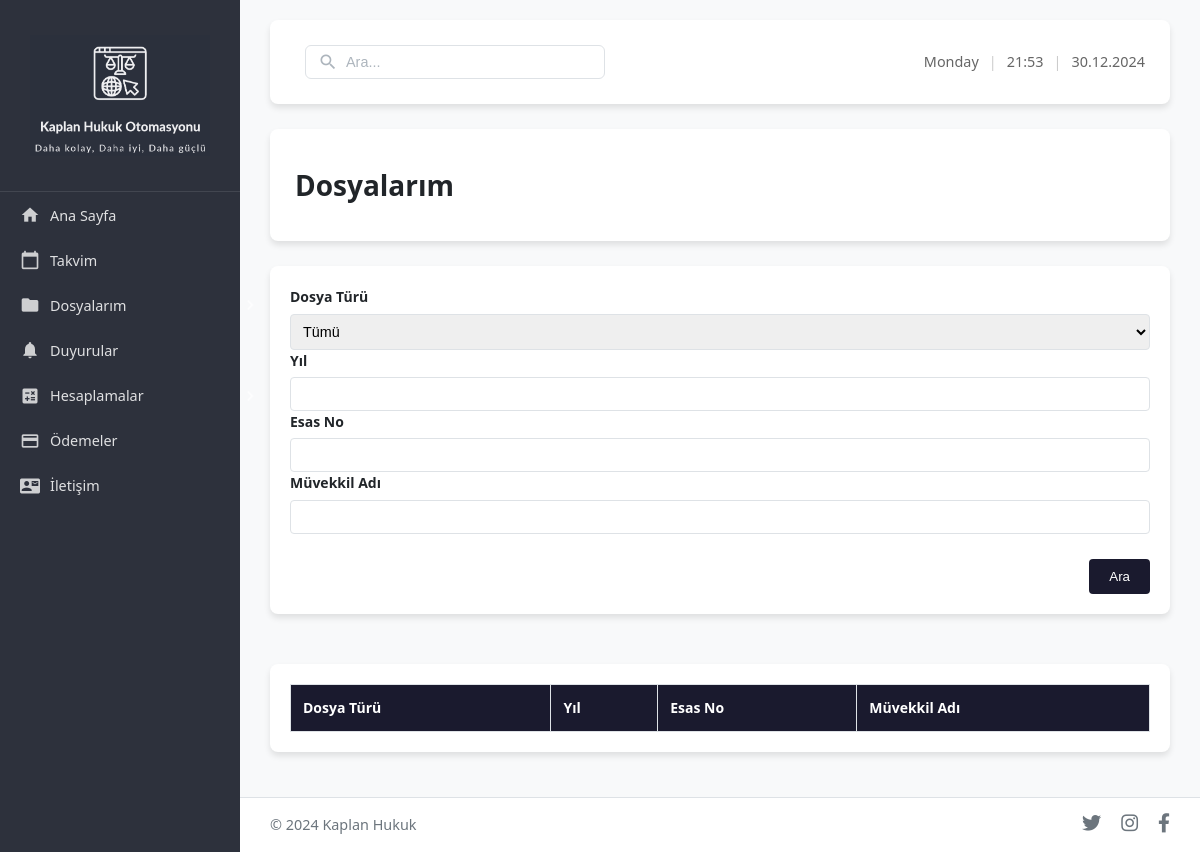
/dosyalarim, run on an earlier commit of the app's database.
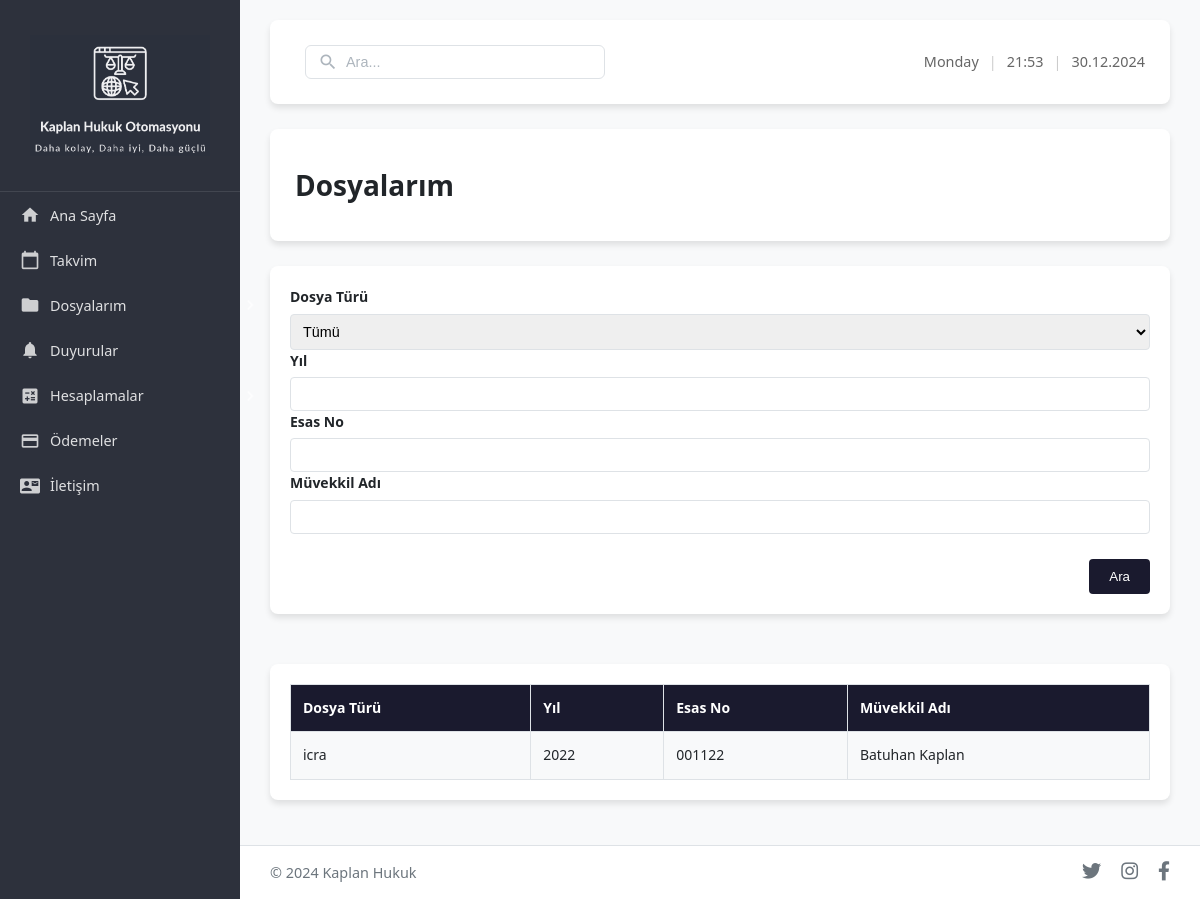
And on a later commit of the database.
### app.py (models this page shows)
class CaseFile(db.Model):
    id = db.Column(db.Integer, primary_key=True)
    file_type = db.Column(db.String(50), nullable=False)
    courthouse = db.Column(db.String(100), nullable=False)  # Adliye
    department = db.Column(db.String(100), nullable=False)  # Birim
    year = db.Column(db.Integer, nullable=False)
    case_number = db.Column(db.String(50), nullable=False)
    client_name = db.Column(db.String(150), nullable=False)
    status = db.Column(db.String(50), default='Aktif')
    open_date = db.Column(db.Date)
    next_hearing = db.Column(db.Date)
    expenses = db.relationship('Expense', backref='case_file', lazy=True)
    documents = db.relationship('Document', backref='case_file', lazy=True)
    description = db.Column(db.Text)
    user_id = db.Column(db.Integer, db.ForeignKey('user.id'), nullable=False)

### app.py (the view)
@app.route('/dosyalarim')
def dosyalarim():
    file_type = request.args.get('file_type')
    status = request.args.get('status')
    query = CaseFile.query
    if file_type:
        query = query.filter_by(file_type=file_type)
    if status:
        query = query.filter_by(status=status)
    case_files = query.all()
    return render_template('dosyalarim.html',
                         case_files=case_files,
                         selected_type=file_type,
                         selected_status=status)

### app.py (called while the page is built)
@app.context_processor
def inject_datetime():
    try:
        now = datetime.now()
        current_time = {
            'weekday': now.strftime('%A'),  # Gün adı
            'time': now.strftime('%H:%M'),  # Saat
            'date': now.strftime('%d.%m.%Y')  # Tarih
        }
    except Exception:
        current_time = {
            'weekday': '',
            'time': '',
            'date': ''
        }
    return dict(current_time=current_time)

### templates/dosyalarim.html (shortened to what this page needs)
{% extends "layout.html" %}
{% block content %}
<header>
    <div class="header-left">
        <h1>Dosyalarım</h1>
    </div>
</header>
<div class="form-container">
    <form method="POST" class="search-form">
        <div class="form-grid">
            <div class="input-group">
                <label for="file-type">Dosya Türü</label>
                <select id="file-type" name="file-type">
                    <option value="">Tümü</option>
                </select>
            </div>
            <div class="input-group">
                <label for="year">Yıl</label>
                <input type="number" id="year" name="year">
            </div>
            <div class="input-group">
                <label for="case-number">Esas No</label>
                <input type="text" id="case-number" name="case-number">
            </div>
            <div class="input-group">
                <label for="client-name">Müvekkil Adı</label>
                <input type="text" id="client-name" name="client-name">
            </div>
        </div>
        <div style="text-align: right; margin-top: 15px;">
            <button type="submit" class="btn">Ara</button>
        </div>
    </form>
</div>
<div class="table-container">
    <table class="data-table">
        <thead>
            <tr>
                <th>Dosya Türü</th>
                <th>Yıl</th>
                <th>Esas No</th>
                <th>Müvekkil Adı</th>
            </tr>
        </thead>
        <tbody>
            {% for case_file in case_files %}
            <tr>
                <td>{{ case_file.file_type }}</td>
                <td>{{ case_file.year }}</td>
                <td>{{ case_file.case_number }}</td>
                <td>{{ case_file.client_name }}</td>
            </tr>
            {% endfor %}
        </tbody>
    </table>
</div>
{% endblock %}

### templates/layout.html (shortened to what this page needs)
<!DOCTYPE html>
<html lang="tr">
<head>
    <link rel="stylesheet" href="{{ url_for('static', filename='style.css') }}">
    <link href="https://cdnjs.cloudflare.com/ajax/libs/font-awesome/6.0.0/css/all.min.css" rel="stylesheet">
    <link rel="stylesheet" href="https://cdn.jsdelivr.net/npm/universalviewer@4.0.0/dist/uv.css">
</head>
<body>
    <div class="container">
        <nav class="sidebar">
            <div class="logo">
                <img src="{{ url_for('static', filename='images/logo.png') }}" alt="Kaplan Hukuk">
            </div>
            <ul class="nav-links">
                <li><a href="{{ url_for('anasayfa') }}"><i class="material-icons">home</i>Ana Sayfa</a></li>
                <li><a href="{{ url_for('takvim') }}"><i class="material-icons">calendar_today</i>Takvim</a></li>
                <li class="has-submenu">
                    <a href="#" class="menu-trigger">
                        <div class="menu-left">
                            <i class="material-icons">folder</i>
                            <span>Dosyalarım</span>
                        </div>
                        <i class="material-icons menu-arrow">chevron_right</i>
                    </a>
                </li>
                <li><a href="{{ url_for('duyurular') }}"><i class="material-icons">notifications</i>Duyurular</a></li>
                <li class="has-submenu">
                    <a href="#" class="menu-trigger">
                        <div class="menu-left">
                            <i class="material-icons">calculate</i>
                            <span>Hesaplamalar</span>
                        </div>
                        <i class="material-icons menu-arrow">chevron_right</i>
                    </a>
                </li>
                <li><a href="{{ url_for('odemeler') }}"><i class="material-icons">payment</i>Ödemeler</a></li>
                <li><a href="{{ url_for('iletisim') }}"><i class="material-icons">contact_mail</i>İletişim</a></li>
            </ul>
        </nav>
        <div class="main-wrapper">
            <main class="content">
                <header>
                    <div class="search-container">
                        <div class="search-wrapper">
                            <div class="search-box">
                                <i class="material-icons">search</i>
                                <input type="text" placeholder="Ara...">
                            </div>
                        </div>
                    </div>
                    <div class="header-right">
                        <div class="datetime-container">
                            <span class="datetime-text">{{ current_time.weekday }}</span>
                            <span class="separator">|</span>
                            <span class="datetime-text">{{ current_time.time }}</span>
                            <span class="separator">|</span>
                            <span class="datetime-text">{{ current_time.date }}</span>
                        </div>
                    </div>
                </header>
                {% block content %}{% endblock %}
            </main>
            <footer class="site-footer">
                <div class="footer-content">
                    <span>© 2024 Kaplan Hukuk</span>
                    <div class="social-links">
                        <a href="#"><i class="fab fa-twitter"></i></a>
                        <a href="#"><i class="fab fa-instagram"></i></a>
                        <a href="#"><i class="fab fa-facebook-f"></i></a>
                    </div>
                </div>
            </footer>
        </div>
    </div>
</body>
</html>

### static/style.css (style rules this page uses)
:root { --primary-color: #1a1a2e; --secondary-color: #6c757d; --accent-color: #6610f2; --background-color: #f8f9fa; --text-color: #212529; --text-light: #ffffff; --border-color: #dee2e6; --hover-color: #0b5ed7; --success-color: #198754; --warning-color: #ffc107; --danger-color: #dc3545; --shadow: 0 4px 6px rgba(0, 0, 0, 0.1); }
body { margin: 0; padding: 0; box-sizing: border-box; font-family: 'Segoe UI', sans-serif; background-color: var(--background-color); color: var(--text-color); font-size: 14px; line-height: 1.6; }
.container { display: flex; min-height: 100vh; }
.main-wrapper { flex: 1; display: flex; flex-direction: column; min-height: 100vh; }
.sidebar { width: 250px; background: var(--primary-color); color: var(--text-light); box-shadow: var(--shadow); display: flex; flex-direction: column; background-color: rgba(45,49,60,255); }
.logo { padding: 20px; border-bottom: 1px solid rgba(255, 255, 255, 0.1); display: flex; justify-content: center; align-items: center; background: none; }
.logo img { width: 180px; height: auto; opacity: 0.95; transition: opacity 0.3s ease; }
.nav-links { list-style: none; padding: 0; margin: 10px 0; }
.nav-links li a { display: flex; align-items: center; padding: 10px 20px; color: rgba(255, 255, 255, 0.85); text-decoration: none; transition: all 0.2s ease; font-size: 0.9rem; }
.nav-links li a i { font-size: 20px; margin-right: 10px; opacity: 0.9; }
.content { flex: 1; padding: 20px 30px; background: var(--background-color); display: flex; flex-direction: column; }
header { background: var(--text-light); padding: 15px 25px; border-radius: 8px; box-shadow: var(--shadow); margin-bottom: 25px; display: flex; justify-content: space-between; align-items: center; }
.header-right { display: flex; align-items: center; }
.datetime-container { display: flex; align-items: center; gap: 8px; color: var(--text-color); font-size: 0.9rem; }
.datetime-text { color: #666; }
.separator { color: #ccc; font-weight: 300; }
.form-container, .table-container { background: var(--text-light); border-radius: 8px; padding: 25px; box-shadow: var(--shadow); margin-bottom: 25px; }
.table-container { background: var(--text-light); border-radius: 8px; padding: 20px; box-shadow: var(--shadow); margin-top: 25px; }
.data-table { width: 100%; border-collapse: collapse; }
.data-table th, .data-table td { padding: 12px; border: 1px solid var(--border-color); text-align: left; }
.data-table th { background: var(--primary-color); color: var(--text-light); }
.data-table td { background: var(--background-color); }
.datetime-container { display: flex; gap: 10px; margin-left: 20px; }
.form-container { background: var(--text-light); border-radius: 8px; padding: 20px; box-shadow: var(--shadow); margin-bottom: 25px; display: flex; flex-direction: column; gap: 15px; }
.input-group { display: flex; flex-direction: column; gap: 5px; }
.input-group label { font-weight: bold; }
.input-group input, .input-group select { padding: 8px; border: 1px solid var(--border-color); border-radius: 4px; font-size: 0.9rem; }
.form-container button { align-self: flex-end; padding: 10px 20px; margin-top: 10px; background: var(--primary-color); color: var(--text-light); border: none; border-radius: 4px; cursor: pointer; transition: background 0.2s ease; }
.site-footer { background-color: #fff; padding: 15px 30px; border-top: 1px solid var(--border-color); margin-top: auto; }
.footer-content { display: flex; justify-content: space-between; align-items: center; }
.footer-content span { color: var(--secondary-color); font-size: 0.9rem; }
.social-links { display: flex; gap: 20px; }
.social-links a { color: var(--secondary-color); text-decoration: none; transition: color 0.2s ease; }
.social-links i { font-size: 1.2rem; }
.search-container { position: relative; margin: 10px; }

What changed in the data, as far as the page shows it:
added CaseFile: file_type "icra", year "2022", case_number "001122", client_name "Batuhan Kaplan"
